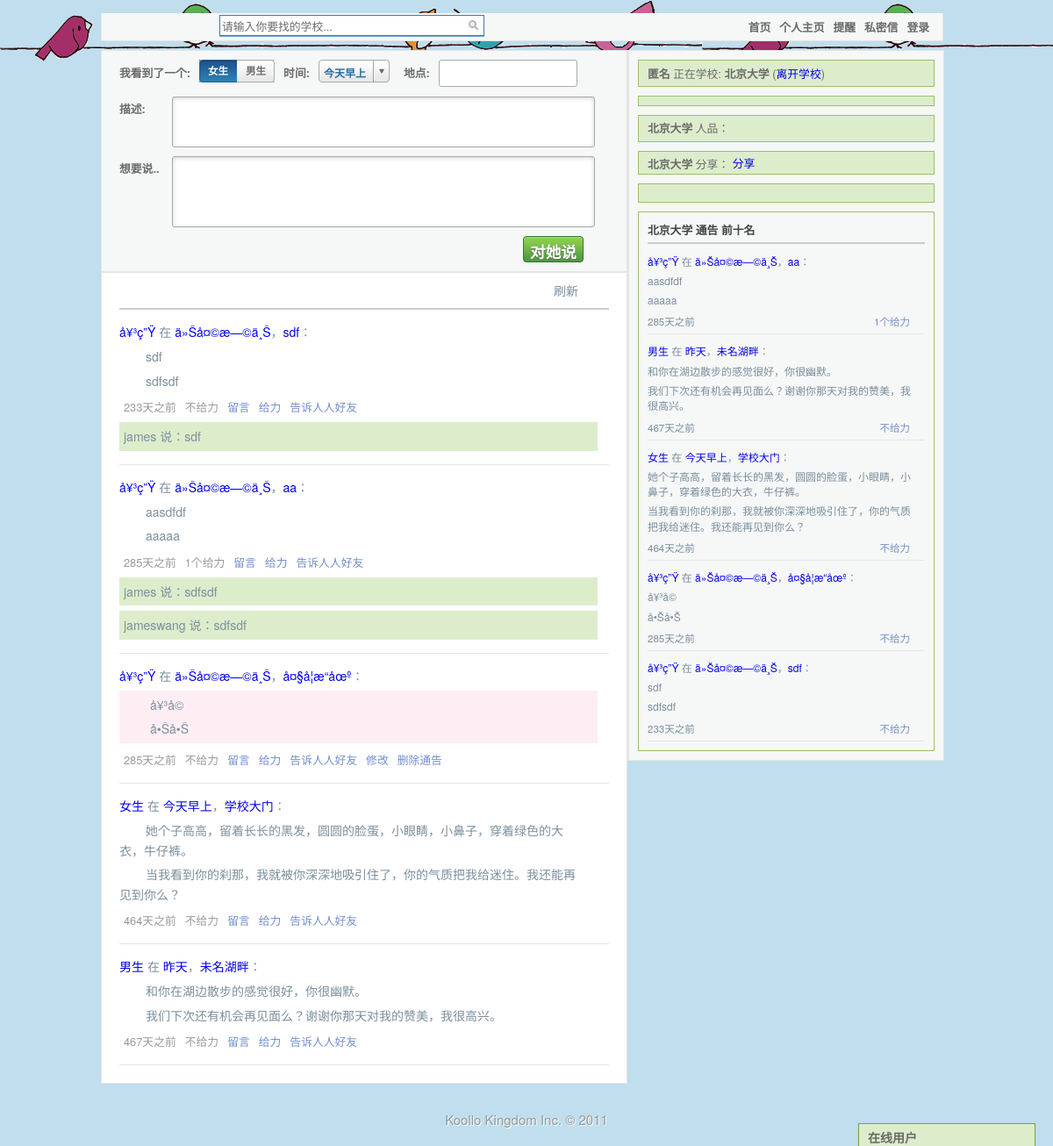
The app's page /home.php?schoolid=12 with its own data.
### tables this page shows
CREATE TABLE IF NOT EXISTS `duitasuomsg` (
  `id` int(11) NOT NULL AUTO_INCREMENT,
  `gender` varchar(100) NOT NULL,
  `time` varchar(100) NOT NULL,
  `place` mediumtext NOT NULL,
  `descr` mediumtext NOT NULL,
  `words` longtext NOT NULL,
  `timesubmit` int(100) NOT NULL DEFAULT '0',
  `likes` int(10) NOT NULL,
  `userid` int(10) NOT NULL,
  `schoolid` int(10) NOT NULL,
  `ip` varchar(20) NOT NULL,
  `newmsg` int(11) NOT NULL DEFAULT '0',
  PRIMARY KEY (`id`)
);

CREATE TABLE IF NOT EXISTS `duitasuocomment` (
  `id` int(11) NOT NULL AUTO_INCREMENT,
  `msgid` int(10) NOT NULL,
  `userid` int(10) NOT NULL,
  `comment` mediumtext NOT NULL,
  `timesubmit` int(100) NOT NULL,
  `likes` int(10) NOT NULL DEFAULT '0',
  `ip` varchar(20) NOT NULL,
  `unread` int(11) NOT NULL,
  PRIMARY KEY (`id`)
);

CREATE TABLE IF NOT EXISTS `users` (
  `id` int(11) NOT NULL AUTO_INCREMENT,
  `username` varchar(30) NOT NULL,
  `password` varchar(32) NOT NULL,
  `email` varchar(50) NOT NULL,
  `code` int(11) NOT NULL,
  `active` tinyint(4) NOT NULL,
  `imagelocation` varchar(100) NOT NULL,
  `university` text NOT NULL,
  `gender` text NOT NULL,
  `relationship` varchar(30) NOT NULL,
  `birthday` date NOT NULL,
  `city` text NOT NULL,
  `highschool` varchar(20) NOT NULL,
  `phone` varchar(20) NOT NULL,
  `website` varchar(40) NOT NULL,
  `status` varchar(200) NOT NULL,
  `ip` varchar(20) NOT NULL DEFAULT '0',
  `autologin` int(11) NOT NULL DEFAULT '0',
  `renrenuserid` varchar(100) NOT NULL,
  PRIMARY KEY (`id`)
);

CREATE TABLE IF NOT EXISTS `schools` (
  `id` int(11) NOT NULL AUTO_INCREMENT,
  `schoolname` varchar(100) NOT NULL,
  `likes` int(11) NOT NULL DEFAULT '0',
  PRIMARY KEY (`id`)
);

### home.php (the view, shortened to what this page needs)
<?php
$ip = $_SESSION['ip'];
if (isset($_SESSION['id'])){
$userid = $_SESSION['id'];
$username = $_SESSION['username'];
} else {
$userid = 0;
$username = "匿名";
}
$schoolid = $_GET["schoolid"];
$result_school = mysql_query("SELECT * FROM schools WHERE id='$schoolid' ORDER BY id ASC;") or die();
$row_school =  mysql_fetch_array($result_school);
$schoolname = $row_school['schoolname'];
?>
<!DOCTYPE html PUBLIC "-//W3C//DTD XHTML 1.0 Transitional//EN" "http://www.w3.org/TR/xhtml1/DTD/xhtml1-transitional.dtd">
<html xmlns="http://www.w3.org/1999/xhtml" xmlns:xn="http://www.renren.com/2009/xnml">
<head>
<link href="home.css" rel="stylesheet" type="text/css" />
<link href="button.css" rel="stylesheet" type="text/css" />
</head>
<body onload="init()">
<div id="wrapper">
<div id="main_content">
<div class="header">
<div class="header_bg">
<ul class='profile' onselectstart='return false'>
<a href='home.php?schoolid=<?php echo $schoolid; ?>'><li class='menu' onmouseover=this.className='menu_onmouseover' onmouseout=this.className='menu'>首页</li></a>
<a><li class='menu' onmouseover=this.className='menu_onmouseover' onmouseout=this.className='menu' onclick=see_my_msgs() >个人主页</li></a>
<a><li class='menu' onmouseover=this.className='menu_onmouseover' onmouseout=this.className='menu' onclick=see_unread_comment() >提醒</li></a>
<a><li class='menu' onmouseover=this.className='menu_onmouseover' onmouseout=this.className='menu' onclick="see_pmsg()" >私密信</li></a>
<a><li class='menu' onmouseover=this.className='menu_onmouseover' onmouseout=this.className='menu' onclick="login_signup()" >登录</li></a>
</ul>
</div>
</div>
<div class="content">
<div id="duitasuo_post">
  <div class="details">
    <p class="label">我看到了一个:</p>
    <p class="gender switch">
      <a id="gender1" class="cb-enable selected" onclick="gender_switch('1')"><span>女生</span></a>
      <a id="gender2" class="cb-disable" onclick="gender_switch('2')"><span>男生</span></a>
    </p>
    <p class="label">时间: </p>
    <p>
    <a id="time_display" class="time_display" style="display: inline-block; ">今天早上</a>
    </p>
    <p class="label">地点:</p>
    <input autolocations="true" type="text" id="place" name="place" onkeypress="chat_animation_move(event)" onkeydown="chat_animation_move(event)"/>
  </div>
  <div class="descr">
    <p class="label">描述:</p>
    <textarea rows="2" type="text" id="descr" name="descr" ></textarea>
  </div>
  <div class="flirt">
    <p class="label">想要说..</p>
    <textarea rows="3" type="text" id="words" name="words" ></textarea>
  </div>
  <?php echo "<a id='post_button' name='post_button' class='post_button' onclick='post_msg(".$schoolid.")' >对她说</a>"; ?>
</div>
<div id="duitasuo_display">
<div id="post_status" onselectstart="return false">
<div id="post_status_control" class="post_status_control">
<?php
echo "<a id='refresh_posts' class='refresh_posts' onclick=refresh_duitasuo('0','".$schoolid."')>刷新</a>";
?>
</div>
</div>
<div id="posts" class="posts">
<?php
$pn = 1;
$itemsPerPage = 5;
$limit = 'LIMIT ' .($pn - 1) * $itemsPerPage .',' .$itemsPerPage;
$timenow = time();
if (isset($getgender)){
$duitasuo_msg = mysql_query("SELECT * FROM duitasuomsg WHERE schoolid='$schoolid' AND gender='$getgender' ORDER BY timesubmit DESC") OR die(mysql_query());
} else if (isset($gettime)){
$duitasuo_msg = mysql_query("SELECT * FROM duitasuomsg WHERE schoolid='$schoolid' AND time='$gettime' ORDER BY timesubmit DESC") OR die(mysql_query());
} else if (isset($getplace)){
$duitasuo_msg = mysql_query("SELECT * FROM duitasuomsg WHERE schoolid='$schoolid' AND place='$getplace' ORDER BY timesubmit DESC") OR die(mysql_query());
} else {
$duitasuo_msg = mysql_query("SELECT * FROM duitasuomsg WHERE schoolid='$schoolid' ORDER BY timesubmit DESC $limit") OR die(mysql_query());
}
while ($row = mysql_fetch_assoc($duitasuo_msg))
{
 $gender = $row['gender'];
 $time = $row['time'];
 $place = $row['place'];
 $descr = $row['descr'];
 $words = $row['words'];
 $timeago = $timenow - $row['timesubmit'];
 		if ($timeago < 60){
 		$timesubmit = "刚刚更新";
 		}
   		else if ($timeago < 3600){
   		$timesubmit = (int)($timeago/60);
   		$timesubmit = $timesubmit."分钟之前";
   		}
   		else if ($timeago < 86400){
   		$timesubmit = (int)($timeago/3600);
   		$timesubmit = $timesubmit."小时之前";
   		}
   		else if ($timeago >= 86400){
   		$timesubmit = (int)($timeago/86400);
   		$timesubmit = $timesubmit."天之前";
   		}
 $likes = $row['likes'];
 if ($likes == 0){
 $likes = "不给力";
 }
 else {
 $likes = $likes."个给力";
 }
 $msgid = $row['id'];
 $msg_userid = $row['userid'];
 $msg_ip = $row['ip'];
 if ($userid != 0 && $userid == $msg_userid) {
 $msgowner = 1;
 } else if ($userid == 0 && $msg_userid == 0 && $ip == $msg_ip){
 $msgowner = 1;
 } else {
 $msgowner = 0;
 }
 if ($msgowner == 1){
 echo "<div class='post_owner'>
       <h4 onselectstart='return false'><a id='gender_msg_".$msgid."' href='home.php?schoolid=".$schoolid."&gender=".$gender."'>".$gender."</a> 在 <a id='time_msg_".$msgid."' href='home.php?schoolid=".$schoolid."&time=".$time."'>".$time."</a>，<a id='place_msg_".$msgid."' href='home.php?schoolid=".$schoolid."&place=".$place."'>".$place."</a>：</h4>
       <div id='content_msg_".$msgid."'>
	   <p id='descr_msg_".$msgid."' class='post_descr_owner'>".$descr."</p>
       <p id='words_msg_".$msgid."' class='post_words_owner'>".$words."</p>
	   </div>
	   <div id='content_msg_edit_".$msgid."' style='display:none'>
	   </div>";
 } else {
 echo "<div class='post'>
       <h4 onselectstart='return false'><a id='gender_msg_".$msgid."' href='home.php?schoolid=".$schoolid."&gender=".$gender."'>".$gender."</a> 在 <a id='time_msg_".$msgid."' href='home.php?schoolid=".$schoolid."&time=".$time."'>".$time."</a>，<a id='place_msg_".$msgid."' href='home.php?schoolid=".$schoolid."&place=".$place."'>".$place."</a>：</h4>
       <p id='descr_msg_".$msgid."' class='post_descr_girl'>".$descr."</p>
       <p id='words_msg_".$msgid."' class='post_words_girl'>".$words."</p>";
 }
 echo "<ul class='post_bottom' onselectstart='return false'>
       <li class='post_time'>".$timesubmit."</li>
       <li id='geili_".$msgid."' class='post_time'>".$likes."</li>
       <a><li class='post_action' id='leave_comment_".$msgid."' onclick='leave_comment(".$msgid.")' onmouseover=this.className='post_action_onmouseover' onmouseout=this.className='post_action'>留言</li></a>";
       if ($userid != 0){
       $geili_result = mysql_query("SELECT * FROM duitasuogeili WHERE userid='$userid' AND msgid='$msgid'") or die();
       $geili_row = mysql_fetch_assoc($geili_result);
       if ($geili_row['geili'] == "1") {
       echo "<a><li class='post_action' id='like_msg_".$msgid."' onclick='like_msg(".$msgid.")' onmouseover=this.className='post_action_onmouseover' onmouseout=this.className='post_action'>不给力</li></a>";
       } else {
       echo "<a><li class='post_action' id='like_msg_".$msgid."' onclick='like_msg(".$msgid.")' onmouseover=this.className='post_action_onmouseover' onmouseout=this.className='post_action'>给力</li></a>";
       }
       }
       else {
       $geili_result = mysql_query("SELECT * FROM duitasuogeili WHERE userid='0' AND ip='$ip' AND msgid='$msgid'") or die();
       $geili_row = mysql_fetch_assoc($geili_result);
       if ($geili_row['geili'] == "1") {
       echo "<a><li class='post_action' id='like_msg_".$msgid."' onclick='like_msg(".$msgid.")' onmouseover=this.className='post_action_onmouseover' onmouseout=this.className='post_action'>不给力</li></a>";
       } else {
       echo "<a><li class='post_action' id='like_msg_".$msgid."' onclick='like_msg(".$msgid.")' onmouseover=this.className='post_action_onmouseover' onmouseout=this.className='post_action'>给力</li></a>";
       }
       }
 echo "<a href='javascript:void(0);'><li class='post_action' onclick='feed_link_renren(".$msgid.")' onmouseover=this.className='post_action_onmouseover' onmouseout=this.className='post_action'>告诉人人好友</li></a>";
 if ($msgowner == 1){
 echo "<a><li class='post_action' id='edit_msg_".$msgid."' onclick='edit_msg(".$msgid.")' onmouseover=this.className='post_action_onmouseover' onmouseout=this.className='post_action'>修改</li></a>
       <a><li class='post_action' id='cancel_msg_".$msgid."' onclick='cancel_msg(".$msgid.",".$schoolid.")' onmouseover=this.className='post_action_onmouseover' onmouseout=this.className='post_action'>删除通告</li></a>";
 }
 echo "</ul>
       <div id='leave_comment_input_".$msgid."' onselectstart='return false'>
       </div>
       <div id='comments_".$msgid."' class='comments'>";
$duitasuo_comment = mysql_query("SELECT * FROM duitasuocomment WHERE msgid='$msgid' ORDER BY timesubmit ASC;") OR die(mysql_query());
while ($row_comment = mysql_fetch_assoc($duitasuo_comment))
{
 $comment_userid = $row_comment['userid'];
 $comment_comment = $row_comment['comment'];
 $comment_id = $row_comment['id'];
 $duitasuo_comment_user = mysql_query("SELECT * FROM users WHERE id='$comment_userid' ORDER BY id ASC;") OR die(mysql_query());
 $row_comment_user = mysql_fetch_assoc($duitasuo_comment_user);
 $comment_username = $row_comment_user['username'];
 $comment_ip = $row_comment['ip'];
 if ($userid != 0 && $userid == $comment_userid) {
 $commentowner = 1;
 } else if ($userid == 0 && $comment_userid == 0 && $ip == $comment_ip){
 $commentowner = 1;
 } else {
 $commentowner = 0;
 }
 if ($commentowner == 1){
 echo "<div id='comment_".$comment_id."' onmouseover='show_comment_bottom(".$comment_id.",1)' onmouseout='unshow_comment_bottom(".$comment_id.")'>";
 } else if ($comment_userid != 0){
 echo "<div id='comment_".$comment_id."' onmouseover='show_comment_bottom(".$comment_id.",2)' onmouseout='unshow_comment_bottom(".$comment_id.")'>";
 }
 else {
 echo "<div id='comment_".$comment_id."' onmouseover='show_comment_bottom(".$comment_id.",3)' onmouseout='unshow_comment_bottom(".$comment_id.")'>";
 }
 if ($commentowner == 1){
 echo "<p class='comment_owner' >
       我 说：".$comment_comment."</p>";
 } else if ($comment_userid != 0){
 echo "<p class='comment_id' >
       ".$comment_username." 说：".$comment_comment."</p>";
 } else {
 echo "<p class='comment_noid' >
       ".$comment_username." 说：".$comment_comment."</p>";
 }
 echo "<ul id='comment_bottom_".$comment_id."' class='comment_bottom_none' onselectstart='return false' >";
 echo "</ul>
       </div>";
}
 echo  "</div>
       </div>";
}
?>
</div>
</div>
</div>
<div id="sidebar" class="sidebar">
<div id="sidebar_box" class="sidebar_box">
<div id="location">
<b><font color="#6A6A6A"><?php echo $username ?></font></b> 正在学校:
<b><font color="#6A6A6A"><?php echo $schoolname ?></font></b> (<a href='index.php'>离开学校</a>)
</div>
<div id="renren_connect">
</div>
<div id="schoollikes">
<span class="schoollikes_name"><b><?php echo $schoolname ?></b> 人品：</span>
<?php
echo "<iframe scrolling='no' frameborder='0' allowtransparency='true' src='http://www.connect.renren.com/like?url=http%3A%2F%2Fwww.duitasuo.com%2Fhome.php%3Fschoolid%3D".$schoolid."&showfaces=false' style='width: 120px;height: 22px;'></iframe>";
?>
</div>
<div id="schoolshares">
<span class="schoolshares_name"><b><?php echo $schoolname ?></b> 分享：</span>
<?php
echo "<a name='xn_share' type='button_count_right' href='http://www.duitasuo.com/home.php?schoolid=".$schoolid."'>分享</a>
<script src='http://static.connect.renren.com/js/share.js' type='text/javascript'>
</script>";
?>
</div>
<div id="renren_live_talk">
</div>
<div id="top_msgs">
<h2><?php echo $schoolname ?> 通告 前十名 </h2>
<div id="top_posts">
<?php
$timenow = time();
$top_duitasuo_msg = mysql_query("SELECT * FROM duitasuomsg WHERE schoolid='$schoolid' ORDER BY likes DESC") OR die(mysql_query());
while ($top_row = mysql_fetch_assoc($top_duitasuo_msg))
{
 $gender = $top_row['gender'];
 $time = $top_row['time'];
 $place = $top_row['place'];
 $descr = $top_row['descr'];
 $words = $top_row['words'];
 $timeago = $timenow - $top_row['timesubmit'];
 		if ($timeago < 60){
 		$timesubmit = "刚刚更新";
 		}
   		else if ($timeago < 3600){
   		$timesubmit = (int)($timeago/60);
   		$timesubmit = $timesubmit."分钟之前";
   		}
   		else if ($timeago < 86400){
   		$timesubmit = (int)($timeago/3600);
   		$timesubmit = $timesubmit."小时之前";
   		}
   		else if ($timeago >= 86400){
   		$timesubmit = (int)($timeago/86400);
   		$timesubmit = $timesubmit."天之前";
   		}
 $likes = $top_row['likes'];
 if ($likes == 0){
 $likes = "不给力";
 }
 else {
 $likes = $likes."个给力";
 }
 $msgid = $top_row['id'];
 echo "<div class='top_post'>
       <h4 onselectstart='return false'><a href='home.php?schoolid=".$schoolid."&gender=".$gender."'>".$gender."</a> 在 <a href='home.php?schoolid=".$schoolid."&time=".$time."'>".$time."</a>，<a href='home.php?schoolid=".$schoolid."&place=".$place."'>".$place."</a>：</h4>
       <p class='top_post_descr'>".$descr."</p>
       <p class='top_post_words'>".$words."</p>
       <ul class='top_post_bottom' onselectstart='return false'>
       <li class='top_post_time'>".$timesubmit."</li>
       <li id='geili_".$msgid."' class='top_post_geili'>".$likes."</li>
       </ul>
       </div>";
}
?>
</div>
</div>
</div>
</div>
<br clear="left" />
<div id="campus_search">
<input type="text" id="campus_search_input" onkeyup="campus_search()" oninput="campus_search()" onpropertychange="campus_search()" onfocus="if(this.value=='请输入你要找的学校...'){this.value=''}; this.style.color='black';" onblur="if(this.value==''){this.value='请输入你要找的学校...'; this.style.color='black';};" value="请输入你要找的学校..."/>
</div>
</div>
<div id="copyright">
Koollo Kingdom Inc. &copy; 2011
</div>
</div>
<div id="bottombar" class="chat_bottom" onclick="show_chat_panel()" onmouseover="if(this.className=='chat_bottom'){this.className='chat_bottom_onmouseover'};" onmouseout="if(this.className=='chat_bottom_onmouseover'){this.className='chat_bottom'};" onselectstart='return false'>
<div id="chat">在线用户</div>
</div>
</body>
</html>

### button.css (style rules this page uses)
body { text-rendering: optimizeLegibility; }

### records on screen
duitasuomsg: gender "å¥³ç”Ÿ", time "ä»Šå¤©æ—©ä¸Š", place "sdf", descr "sdf", words "sdfsdf", timesubmit "233天之前", likes "不给力"
duitasuocomment: userid.username "james", comment "sdf"
duitasuomsg: gender "å¥³ç”Ÿ", time "ä»Šå¤©æ—©ä¸Š", place "aa", descr "aasdfdf", words "aaaaa", timesubmit "285天之前", likes "1个给力"
duitasuocomment: userid.username "james", comment "sdfsdf"
duitasuocomment: userid.username "jameswang", comment "sdfsdf"
duitasuomsg: gender "å¥³ç”Ÿ", time "ä»Šå¤©æ—©ä¸Š", place "å¤§å­¦æ“åœº", descr "å¥³å­©", words "å•Šå•Š", timesubmit "285天之前", likes "不给力"
duitasuomsg: gender "女生", time "今天早上", place "学校大门", descr "她个子高高，留着长长的黑发，圆圆的脸蛋，小眼睛，小鼻子，穿着绿色的大衣，牛仔裤。", words "当我看到你的刹那，我就被你深深地吸引住了，你的气质把我给迷住。我还能再见到你么？", timesubmit "464天之前", likes "不给力"
duitasuomsg: gender "男生", time "昨天", place "未名湖畔", descr "和你在湖边散步的感觉很好，你很幽默。", words "我们下次还有机会再见面么？谢谢你那天对我的赞美，我很高兴。", timesubmit "467天之前", likes "不给力"
schools: schoolname "北京大学"

### other values on screen
$username "匿名"
